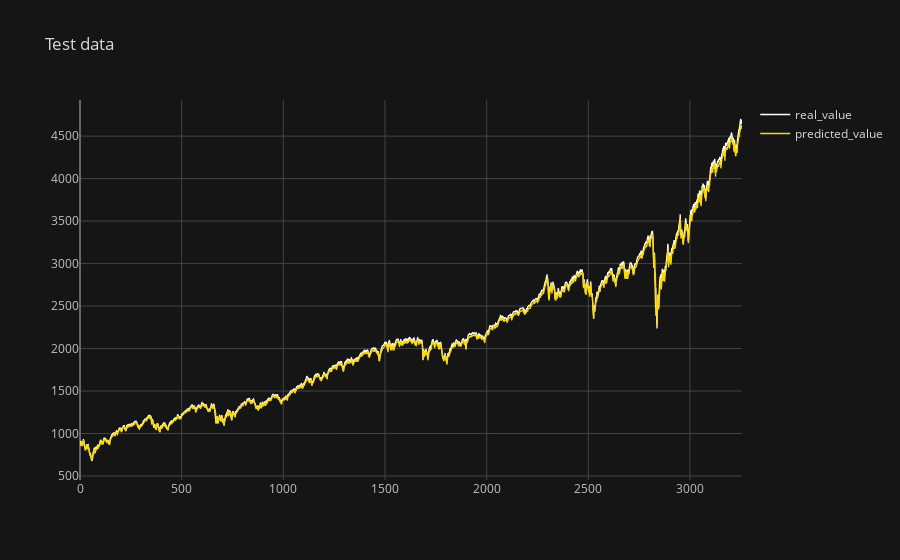

This figure's notebook cell:
### Code cell
# Display predicted data
nb_test = len(dataset_test)
print("longueur du dataset test = ", nb_test)
y_truth = []
y_hat = []
for i in range(nb_test):
  x, y = dataset_test.__getitem__(i)
  norm_value = dataset_test.get_normalization_value(i)
  x = torch.unsqueeze(torch.unsqueeze(x, 0), -1).float()
  x = x.to(device)
  y_pred = model.forward(x)
  y_truth.append(torch.Tensor.cpu(y).detach().numpy()*norm_value)
  y_hat.append(float(torch.Tensor.cpu(y_pred).detach().numpy())*norm_value)

df = pd.DataFrame({
    "sample_id":np.arange(len(dataset_test)),
    "real_value":y_truth,
    "predicted_value":y_hat
    })

def configure_plotly_browser_state():
  import IPython
  display(IPython.core.display.HTML('''
        <script src="/static/components/requirejs/require.js"></script>
        <script>
          requirejs.config({
            paths: {
              base: '/static/base',
              plotly: 'https://cdn.plot.ly/plotly-2.4.2.min.js?noext',
            },
          });
        </script>
        '''))

configure_plotly_browser_state()
df.iplot(kind='line', x='sample_id', y=['real_value','predicted_value'], color=['white', 'gold'], 
         theme='solar', mode='lines', title='Test data')
plt.show()

### Figure 1 — Plotly figure (JSON) as saved in the notebook; plotly's stock layout.template omitted (floating-point values rounded to 4 significant figures; data arrays with more than 128 entries replaced by an {"elided": "..."} marker saying what was removed)
{"data": [{"name": "real_value", "text": "", "mode": "lines", "y": {"elided": "3257 float values"}, "x": {"elided": "3257 int values"}, "line": {"color": "rgba(255, 255, 255, 1.0)", "dash": "solid", "shape": "linear", "width": 1.3}, "type": "scatter"}, {"name": "predicted_value", "text": "", "mode": "lines", "y": {"elided": "3257 float values"}, "x": {"elided": "3257 int values"}, "line": {"color": "rgba(255, 215, 0, 1.0)", "dash": "solid", "shape": "linear", "width": 1.3}, "type": "scatter"}], "layout": {"title": {"text": "Test data", "font": {"color": "#D9D9D9"}}, "paper_bgcolor": "#151516", "plot_bgcolor": "#151516", "yaxis": {"tickfont": {"color": "#C2C2C2"}, "zerolinecolor": "#666570", "title": {"text": "", "font": {"color": "#D9D9D9"}}, "gridcolor": "#434343", "showgrid": true}, "xaxis": {"tickfont": {"color": "#C2C2C2"}, "zerolinecolor": "#666570", "title": {"text": "", "font": {"color": "#D9D9D9"}}, "gridcolor": "#434343", "showgrid": true}, "legend": {"bgcolor": "#151516", "font": {"color": "#D9D9D9"}}}}
